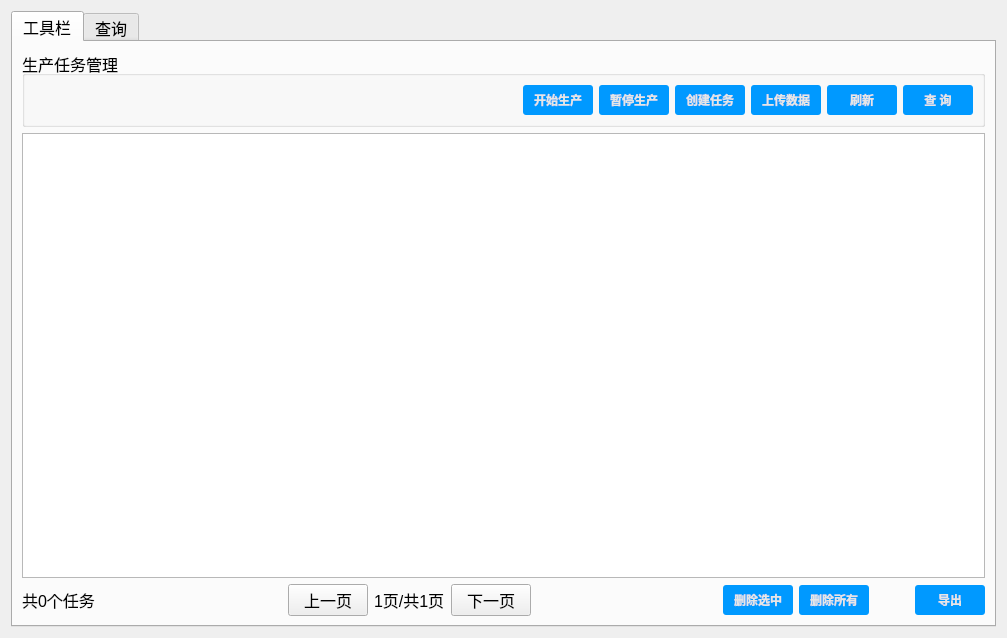
<?xml version="1.0" encoding="UTF-8"?>
<ui version="4.0">
 <class>TaskMgr</class>
 <widget class="QWidget" name="TaskMgr">
  <property name="geometry">
   <rect>
    <x>0</x>
    <y>0</y>
    <width>1007</width>
    <height>638</height>
   </rect>
  </property>
  <property name="windowTitle">
   <string>Form</string>
  </property>
  <layout class="QVBoxLayout" name="verticalLayout">
   <item>
    <widget class="QTabWidget" name="tab1Widget">
     <property name="font">
      <font>
       <family>Arial</family>
       <pointsize>12</pointsize>
      </font>
     </property>
     <property name="currentIndex">
      <number>0</number>
     </property>
     <widget class="QWidget" name="tab_2">
      <attribute name="title">
       <string>工具栏</string>
      </attribute>
      <layout class="QVBoxLayout" name="verticalLayout_3">
       <item>
        <widget class="QGroupBox" name="groupBox_3">
         <property name="title">
          <string>生产任务管理</string>
         </property>
         <layout class="QVBoxLayout" name="verticalLayout_5">
          <item>
           <layout class="QHBoxLayout" name="horizontalLayout_6">
            <item>
             <spacer name="horizontalSpacer_4">
              <property name="orientation">
               <enum>Qt::Horizontal</enum>
              </property>
              <property name="sizeHint" stdset="0">
               <size>
                <width>700</width>
                <height>20</height>
               </size>
              </property>
             </spacer>
            </item>
            <item>
             <widget class="QPushButton" name="startProduce">
              <property name="styleSheet">
               <string notr="true">/*按钮*/
QPushButton{
	/*前景色*/
	color:#e6e6e6;
	/*背景色*/
	background-color:rgb(0,153,255);
	/*边框-圆角*/
	border-radius:3px;
	/*字体*/
	font-family: &quot;Microsoft YaHei&quot;;
	/*字体加粗*/
	font-weight:bold;
	/*字体尺寸*/
	font-size: 12px;
	/*高度*/
	height: 30px;    

    width: 70px;    

}
/*按钮-鼠标停靠*/
QPushButton:hover{
	/*背景色*/
	background-color:rgb(0,120,215);
}
/*按钮-鼠标按下*/
QPushButton:pressed{
	/*设置定位元素左外边距边界与其包含块左边界之间的偏移。*/
	top: 1px;
	/*设置定位元素的上外边距边界与其包含块上边界之间的偏移。*/
	left: 1px;
}
QPushButton:flat {
    border: none; /* 平面按钮没有边框 */
}

QPushButton:default {
    border-color: navy; /* make the default button prominent */
}
</string>
              </property>
              <property name="text">
               <string>开始生产</string>
              </property>
             </widget>
            </item>
            <item>
             <spacer name="horizontalSpacer_10">
              <property name="orientation">
               <enum>Qt::Horizontal</enum>
              </property>
              <property name="sizeHint" stdset="0">
               <size>
                <width>40</width>
                <height>20</height>
               </size>
              </property>
             </spacer>
            </item>
            <item>
             <widget class="QPushButton" name="pauseProductTask">
              <property name="styleSheet">
               <string notr="true">/*按钮*/
QPushButton{
	/*前景色*/
	color:#e6e6e6;
	/*背景色*/
	background-color:rgb(0,153,255);
	/*边框-圆角*/
	border-radius:3px;
	/*字体*/
	font-family: &quot;Microsoft YaHei&quot;;
	/*字体加粗*/
	font-weight:bold;
	/*字体尺寸*/
	font-size: 12px;
	/*高度*/
	height: 30px;    

    width: 70px;    

}
/*按钮-鼠标停靠*/
QPushButton:hover{
	/*背景色*/
	background-color:rgb(0,120,215);
}
/*按钮-鼠标按下*/
QPushButton:pressed{
	/*设置定位元素左外边距边界与其包含块左边界之间的偏移。*/
	top: 1px;
	/*设置定位元素的上外边距边界与其包含块上边界之间的偏移。*/
	left: 1px;
}
QPushButton:flat {
    border: none; /* 平面按钮没有边框 */
}

QPushButton:default {
    border-color: navy; /* make the default button prominent */
}
</string>
              </property>
              <property name="text">
               <string>暂停生产</string>
              </property>
             </widget>
            </item>
            <item>
             <spacer name="horizontalSpacer_5">
              <property name="orientation">
               <enum>Qt::Horizontal</enum>
              </property>
              <property name="sizeHint" stdset="0">
               <size>
                <width>40</width>
                <height>20</height>
               </size>
              </property>
             </spacer>
            </item>
            <item>
             <widget class="QPushButton" name="establishAssignment">
              <property name="enabled">
               <bool>true</bool>
              </property>
              <property name="styleSheet">
               <string notr="true">/*按钮*/
QPushButton{
	/*前景色*/
	color:#e6e6e6;
	/*背景色*/
	background-color:rgb(0,153,255);
	/*边框-圆角*/
	border-radius:3px;
	/*字体*/
	font-family: &quot;Microsoft YaHei&quot;;
	/*字体加粗*/
	font-weight:bold;
	/*字体尺寸*/
	font-size: 12px;
	/*高度*/
	height: 30px;    

    width: 70px;    

}
/*按钮-鼠标停靠*/
QPushButton:hover{
	/*背景色*/
	background-color:rgb(0,120,215);
}
/*按钮-鼠标按下*/
QPushButton:pressed{
	/*设置定位元素左外边距边界与其包含块左边界之间的偏移。*/
	top: 1px;
	/*设置定位元素的上外边距边界与其包含块上边界之间的偏移。*/
	left: 1px;
}
QPushButton:flat {
    border: none; /* 平面按钮没有边框 */
}

QPushButton:default {
    border-color: navy; /* make the default button prominent */
}
</string>
              </property>
              <property name="text">
               <string>创建任务</string>
              </property>
             </widget>
            </item>
            <item>
             <spacer name="horizontalSpacer_3">
              <property name="orientation">
               <enum>Qt::Horizontal</enum>
              </property>
              <property name="sizeHint" stdset="0">
               <size>
                <width>40</width>
                <height>20</height>
               </size>
              </property>
             </spacer>
            </item>
            <item>
             <widget class="QPushButton" name="pushButton">
              <property name="styleSheet">
               <string notr="true">/*按钮*/
QPushButton{
	/*前景色*/
	color:#e6e6e6;
	/*背景色*/
	background-color:rgb(0,153,255);
	/*边框-圆角*/
	border-radius:3px;
	/*字体*/
	font-family: &quot;Microsoft YaHei&quot;;
	/*字体加粗*/
	font-weight:bold;
	/*字体尺寸*/
	font-size: 12px;
	/*高度*/
	height: 30px;    

    width: 70px;    

}
/*按钮-鼠标停靠*/
QPushButton:hover{
	/*背景色*/
	background-color:rgb(0,120,215);
}
/*按钮-鼠标按下*/
QPushButton:pressed{
	/*设置定位元素左外边距边界与其包含块左边界之间的偏移。*/
	top: 1px;
	/*设置定位元素的上外边距边界与其包含块上边界之间的偏移。*/
	left: 1px;
}
QPushButton:flat {
    border: none; /* 平面按钮没有边框 */
}

QPushButton:default {
    border-color: navy; /* make the default button prominent */
}
</string>
              </property>
              <property name="text">
               <string>上传数据</string>
              </property>
             </widget>
            </item>
            <item>
             <spacer name="horizontalSpacer">
              <property name="orientation">
               <enum>Qt::Horizontal</enum>
              </property>
              <property name="sizeHint" stdset="0">
               <size>
                <width>40</width>
                <height>20</height>
               </size>
              </property>
             </spacer>
            </item>
            <item>
             <widget class="QPushButton" name="refreshAssignment">
              <property name="styleSheet">
               <string notr="true">/*按钮*/
QPushButton{
	/*前景色*/
	color:#e6e6e6;
	/*背景色*/
	background-color:rgb(0,153,255);
	/*边框-圆角*/
	border-radius:3px;
	/*字体*/
	font-family: &quot;Microsoft YaHei&quot;;
	/*字体加粗*/
	font-weight:bold;
	/*字体尺寸*/
	font-size: 12px;
	/*高度*/
	height: 30px;    

    width: 70px;    

}
/*按钮-鼠标停靠*/
QPushButton:hover{
	/*背景色*/
	background-color:rgb(0,120,215);
}
/*按钮-鼠标按下*/
QPushButton:pressed{
	/*设置定位元素左外边距边界与其包含块左边界之间的偏移。*/
	top: 1px;
	/*设置定位元素的上外边距边界与其包含块上边界之间的偏移。*/
	left: 1px;
}
QPushButton:flat {
    border: none; /* 平面按钮没有边框 */
}

QPushButton:default {
    border-color: navy; /* make the default button prominent */
}
</string>
              </property>
              <property name="text">
               <string>刷新</string>
              </property>
             </widget>
            </item>
            <item>
             <spacer name="horizontalSpacer_2">
              <property name="orientation">
               <enum>Qt::Horizontal</enum>
              </property>
              <property name="sizeHint" stdset="0">
               <size>
                <width>40</width>
                <height>20</height>
               </size>
              </property>
             </spacer>
            </item>
            <item>
             <widget class="QPushButton" name="searchAssignment">
              <property name="styleSheet">
               <string notr="true">/*按钮*/
QPushButton{
	/*前景色*/
	color:#e6e6e6;
	/*背景色*/
	background-color:rgb(0,153,255);
	/*边框-圆角*/
	border-radius:3px;
	/*字体*/
	font-family: &quot;Microsoft YaHei&quot;;
	/*字体加粗*/
	font-weight:bold;
	/*字体尺寸*/
	font-size: 12px;
	/*高度*/
	height: 30px;    

    width: 70px;    

}
/*按钮-鼠标停靠*/
QPushButton:hover{
	/*背景色*/
	background-color:rgb(0,120,215);
}
/*按钮-鼠标按下*/
QPushButton:pressed{
	/*设置定位元素左外边距边界与其包含块左边界之间的偏移。*/
	top: 1px;
	/*设置定位元素的上外边距边界与其包含块上边界之间的偏移。*/
	left: 1px;
}
QPushButton:flat {
    border: none; /* 平面按钮没有边框 */
}

QPushButton:default {
    border-color: navy; /* make the default button prominent */
}
</string>
              </property>
              <property name="text">
               <string>查 询</string>
              </property>
              <property name="icon">
               <iconset>
                <normaloff>:/icons/find.png</normaloff>:/icons/find.png</iconset>
              </property>
             </widget>
            </item>
           </layout>
          </item>
         </layout>
        </widget>
       </item>
       <item>
        <widget class="QTableView" name="tableView_2"/>
       </item>
       <item>
        <layout class="QHBoxLayout" name="horizontalLayout_9">
         <item>
          <widget class="QLabel" name="detCount_2">
           <property name="text">
            <string>共0个任务</string>
           </property>
          </widget>
         </item>
         <item>
          <spacer name="horizontalSpacer_6">
           <property name="orientation">
            <enum>Qt::Horizontal</enum>
           </property>
           <property name="sizeHint" stdset="0">
            <size>
             <width>40</width>
             <height>20</height>
            </size>
           </property>
          </spacer>
         </item>
         <item>
          <widget class="QPushButton" name="prepageBtn">
           <property name="text">
            <string>上一页</string>
           </property>
          </widget>
         </item>
         <item>
          <widget class="QLabel" name="page">
           <property name="text">
            <string>1页/共1页</string>
           </property>
          </widget>
         </item>
         <item>
          <widget class="QPushButton" name="nextpageBtn">
           <property name="text">
            <string>下一页</string>
           </property>
          </widget>
         </item>
         <item>
          <spacer name="horizontalSpacer_7">
           <property name="orientation">
            <enum>Qt::Horizontal</enum>
           </property>
           <property name="sizeHint" stdset="0">
            <size>
             <width>40</width>
             <height>20</height>
            </size>
           </property>
          </spacer>
         </item>
         <item>
          <widget class="QPushButton" name="deleteSelected_2">
           <property name="styleSheet">
            <string notr="true">/*按钮*/
QPushButton{
	/*前景色*/
	color:#e6e6e6;
	/*背景色*/
	background-color:rgb(0,153,255);
	/*边框-圆角*/
	border-radius:3px;
	/*字体*/
	font-family: &quot;Microsoft YaHei&quot;;
	/*字体加粗*/
	font-weight:bold;
	/*字体尺寸*/
	font-size: 12px;
	/*高度*/
	height: 30px;    

    width: 70px;    

}
/*按钮-鼠标停靠*/
QPushButton:hover{
	/*背景色*/
	background-color:rgb(0,120,215);
}
/*按钮-鼠标按下*/
QPushButton:pressed{
	/*设置定位元素左外边距边界与其包含块左边界之间的偏移。*/
	top: 1px;
	/*设置定位元素的上外边距边界与其包含块上边界之间的偏移。*/
	left: 1px;
}
QPushButton:flat {
    border: none; /* 平面按钮没有边框 */
}

QPushButton:default {
    border-color: navy; /* make the default button prominent */
}
</string>
           </property>
           <property name="text">
            <string>删除选中</string>
           </property>
          </widget>
         </item>
         <item>
          <widget class="QPushButton" name="deleteAll_2">
           <property name="styleSheet">
            <string notr="true">/*按钮*/
QPushButton{
	/*前景色*/
	color:#e6e6e6;
	/*背景色*/
	background-color:rgb(0,153,255);
	/*边框-圆角*/
	border-radius:3px;
	/*字体*/
	font-family: &quot;Microsoft YaHei&quot;;
	/*字体加粗*/
	font-weight:bold;
	/*字体尺寸*/
	font-size: 12px;
	/*高度*/
	height: 30px;    

    width: 70px;    

}
/*按钮-鼠标停靠*/
QPushButton:hover{
	/*背景色*/
	background-color:rgb(0,120,215);
}
/*按钮-鼠标按下*/
QPushButton:pressed{
	/*设置定位元素左外边距边界与其包含块左边界之间的偏移。*/
	top: 1px;
	/*设置定位元素的上外边距边界与其包含块上边界之间的偏移。*/
	left: 1px;
}
QPushButton:flat {
    border: none; /* 平面按钮没有边框 */
}

QPushButton:default {
    border-color: navy; /* make the default button prominent */
}
</string>
           </property>
           <property name="text">
            <string>删除所有</string>
           </property>
          </widget>
         </item>
         <item>
          <spacer name="horizontalSpacer_8">
           <property name="orientation">
            <enum>Qt::Horizontal</enum>
           </property>
           <property name="sizeType">
            <enum>QSizePolicy::Fixed</enum>
           </property>
           <property name="sizeHint" stdset="0">
            <size>
             <width>40</width>
             <height>20</height>
            </size>
           </property>
          </spacer>
         </item>
         <item>
          <widget class="QPushButton" name="exportSelectedData">
           <property name="styleSheet">
            <string notr="true">/*按钮*/
QPushButton{
	/*前景色*/
	color:#e6e6e6;
	/*背景色*/
	background-color:rgb(0,153,255);
	/*边框-圆角*/
	border-radius:3px;
	/*字体*/
	font-family: &quot;Microsoft YaHei&quot;;
	/*字体加粗*/
	font-weight:bold;
	/*字体尺寸*/
	font-size: 12px;
	/*高度*/
	height: 30px;    

    width: 70px;    

}
/*按钮-鼠标停靠*/
QPushButton:hover{
	/*背景色*/
	background-color:rgb(0,120,215);
}
/*按钮-鼠标按下*/
QPushButton:pressed{
	/*设置定位元素左外边距边界与其包含块左边界之间的偏移。*/
	top: 1px;
	/*设置定位元素的上外边距边界与其包含块上边界之间的偏移。*/
	left: 1px;
}
QPushButton:flat {
    border: none; /* 平面按钮没有边框 */
}

QPushButton:default {
    border-color: navy; /* make the default button prominent */
}
</string>
           </property>
           <property name="text">
            <string>导出</string>
           </property>
          </widget>
         </item>
        </layout>
       </item>
      </layout>
     </widget>
     <widget class="QWidget" name="tab_statis_2">
      <attribute name="title">
       <string>查询</string>
      </attribute>
      <layout class="QVBoxLayout" name="verticalLayout_6">
       <item>
        <layout class="QHBoxLayout" name="horizontalLayout_10">
         <item>
          <spacer name="queryError_2">
           <property name="orientation">
            <enum>Qt::Horizontal</enum>
           </property>
           <property name="sizeHint" stdset="0">
            <size>
             <width>40</width>
             <height>20</height>
            </size>
           </property>
          </spacer>
         </item>
         <item>
          <widget class="QPushButton" name="pushButton_2">
           <property name="text">
            <string>查询</string>
           </property>
          </widget>
         </item>
        </layout>
       </item>
       <item>
        <widget class="QTableView" name="tableViewError_2"/>
       </item>
      </layout>
     </widget>
    </widget>
   </item>
  </layout>
 </widget>
 <resources/>
 <connections/>
</ui>
